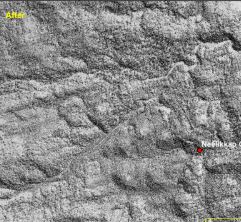
#> input picture ground_truth_parts/img_1.png, 241 x 222 px; its folder holds only this picture in this run
$ python create_masks.py
#> lines starting #> are read from the running program, lines starting #| are printed output that depends on the picture; after the words box and inside, x2 and y2 are one past the last pixel; in counts of white or black regions, pixels touching at a corner belong together
import cv2
import numpy as np
import rasterio
import os

INPUT_FOLDER = "ground_truth_parts"

OUTPUT_FOLDER = "ground_truth_masks"

os.makedirs(
    OUTPUT_FOLDER,
    exist_ok=True
)

files = os.listdir(INPUT_FOLDER)

for file in files:

    path = os.path.join(
        INPUT_FOLDER,
        file
    )

    print("Processing:", file)

    img = cv2.imread(path)
#> img is the input picture: shape (222, 241, 3); mean B, G, R 136.8, 137.1, 137.2

    hsv = cv2.cvtColor(
        img,
        cv2.COLOR_BGR2HSV
    )
#> hsv: shape (222, 241, 3); mean H, S, V 0.2, 0.6, 137.2

    lower_yellow = np.array(
        [20, 100, 100]
    )

    upper_yellow = np.array(
        [35, 255, 255]
    )

    mask = cv2.inRange(
        hsv,
        lower_yellow,
        upper_yellow
    )
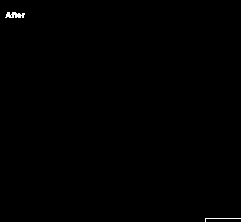
#> mask: shape (222, 241); 0.23% white in thin lines or dots

    mask = (
        mask > 0
    ).astype("uint8")
#> mask: shape (222, 241); values 0 (black) and 1 (white), 0.23% white in thin lines or dots

    height, width = mask.shape
#> height = 222; width = 241

    output_path = os.path.join(
        OUTPUT_FOLDER,
        file.replace(
            ".png",
            "_mask.tif"
        )
    )

    profile = {
        "driver": "GTiff",
        "height": height,
        "width": width,
        "count": 1,
        "dtype": "uint8"
    }

#> (the run stopped early here; a loop or call above may not have finished)

$ run again, on ground_truth_parts/img_5.png
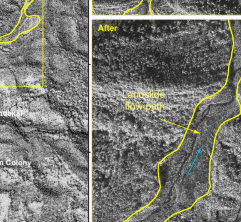
#> input picture ground_truth_parts/img_5.png, 241 x 222 px
#> img is the input picture: shape (222, 241, 3); mean B, G, R 113.7, 120.2, 120.1
#> hsv: shape (222, 241, 3); mean H, S, V 3.3, 8.9, 120.2
#> `mask = cv2.inRange( hsv, lower_yellow, upper_yellow )`:
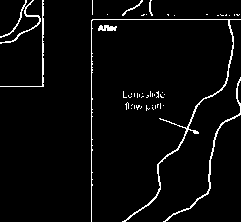
#> mask: shape (222, 241); 3.8% white in thin lines or dots

$ run again, on ground_truth_parts/img_6.png
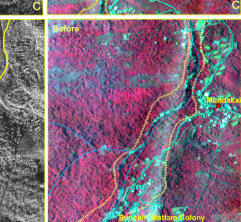
#> input picture ground_truth_parts/img_6.png, 241 x 222 px
#> img is the input picture: shape (222, 241, 3); mean B, G, R 123.5, 105.5, 129.3
#> hsv: shape (222, 241, 3); mean H, S, V 107.5, 93, 145.4
#> `mask = cv2.inRange( hsv, lower_yellow, upper_yellow )`:
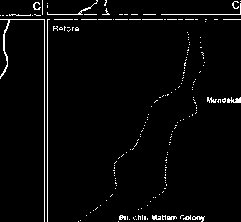
#> mask: shape (222, 241); 3% white in thin lines or dots

$ run again, on ground_truth_parts/img_7.png
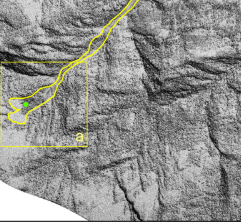
#> input picture ground_truth_parts/img_7.png, 241 x 222 px
#> img is the input picture: shape (222, 241, 3); mean B, G, R 140.3, 143.9, 143.9
#> hsv: shape (222, 241, 3); mean H, S, V 1.3, 4.6, 143.9
#> `mask = cv2.inRange( hsv, lower_yellow, upper_yellow )`:
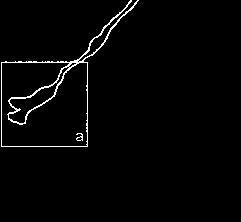
#> mask: shape (222, 241); 2.1% white in thin lines or dots, all inside (x1, y1, x2, y2) = (1, 0, 139, 147)

$ run again, on ground_truth_parts/img_2.png
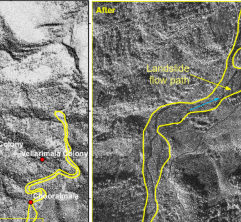
#> input picture ground_truth_parts/img_2.png, 241 x 222 px
#> img is the input picture: shape (222, 241, 3); mean B, G, R 120.6, 127.9, 127.9
#> hsv: shape (222, 241, 3); mean H, S, V 3.1, 9.9, 128
#> `mask = cv2.inRange( hsv, lower_yellow, upper_yellow )`:
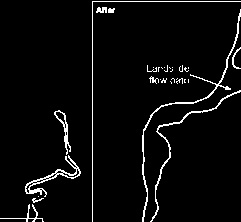
#> mask: shape (222, 241); 4.2% white in thin lines or dots
